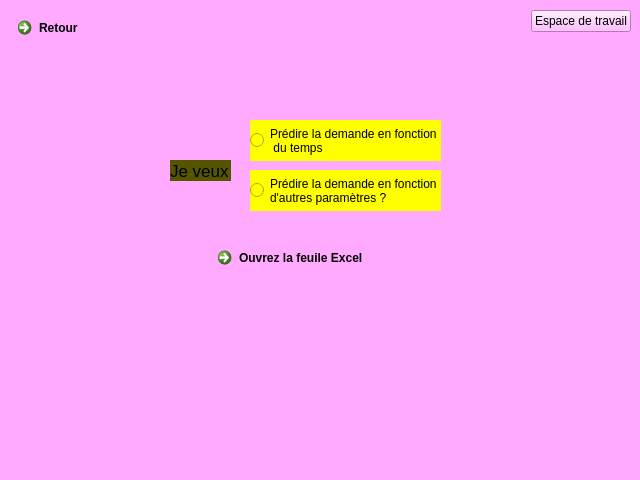
<?xml version="1.0" encoding="UTF-8"?>
<ui version="4.0">
 <class>Dialog</class>
 <widget class="QDialog" name="Dialog">
  <property name="geometry">
   <rect>
    <x>0</x>
    <y>0</y>
    <width>640</width>
    <height>480</height>
   </rect>
  </property>
  <property name="windowTitle">
   <string>Dialog</string>
  </property>
  <property name="styleSheet">
   <string notr="true">background-color: rgb(255, 170, 255);</string>
  </property>
  <widget class="QCommandLinkButton" name="openExcel">
   <property name="enabled">
    <bool>true</bool>
   </property>
   <property name="geometry">
    <rect>
     <x>210</x>
     <y>240</y>
     <width>201</width>
     <height>41</height>
    </rect>
   </property>
   <property name="text">
    <string>Ouvrez la feuile Excel</string>
   </property>
  </widget>
  <widget class="QWidget" name="horizontalLayoutWidget_3">
   <property name="geometry">
    <rect>
     <x>10</x>
     <y>10</y>
     <width>621</width>
     <height>55</height>
    </rect>
   </property>
   <layout class="QHBoxLayout" name="horizontalLayout_2">
    <item alignment="Qt::AlignLeft|Qt::AlignTop">
     <widget class="QCommandLinkButton" name="retour">
      <property name="text">
       <string>Retour</string>
      </property>
     </widget>
    </item>
    <item alignment="Qt::AlignRight|Qt::AlignTop">
     <widget class="QPushButton" name="pushButton_5">
      <property name="text">
       <string>Espace de travail</string>
      </property>
     </widget>
    </item>
   </layout>
  </widget>
  <widget class="QRadioButton" name="ChoixSeriesCausales">
   <property name="geometry">
    <rect>
     <x>250</x>
     <y>170</y>
     <width>191</width>
     <height>41</height>
    </rect>
   </property>
   <property name="styleSheet">
    <string notr="true">background-color: rgb(255, 255, 0);</string>
   </property>
   <property name="text">
    <string>Prédire la demande en fonction 
d'autres paramètres ?</string>
   </property>
  </widget>
  <widget class="QLabel" name="label">
   <property name="geometry">
    <rect>
     <x>170</x>
     <y>160</y>
     <width>61</width>
     <height>21</height>
    </rect>
   </property>
   <property name="font">
    <font>
     <pointsize>13</pointsize>
    </font>
   </property>
   <property name="styleSheet">
    <string notr="true">background-color: rgb(85, 85, 0);</string>
   </property>
   <property name="text">
    <string>Je veux</string>
   </property>
  </widget>
  <widget class="QRadioButton" name="ChoixserieTemporelle">
   <property name="geometry">
    <rect>
     <x>250</x>
     <y>120</y>
     <width>191</width>
     <height>41</height>
    </rect>
   </property>
   <property name="styleSheet">
    <string notr="true">background-color: rgb(255, 255, 0);</string>
   </property>
   <property name="text">
    <string>Prédire la demande en fonction
 du temps</string>
   </property>
  </widget>
 </widget>
 <resources/>
 <connections/>
</ui>
